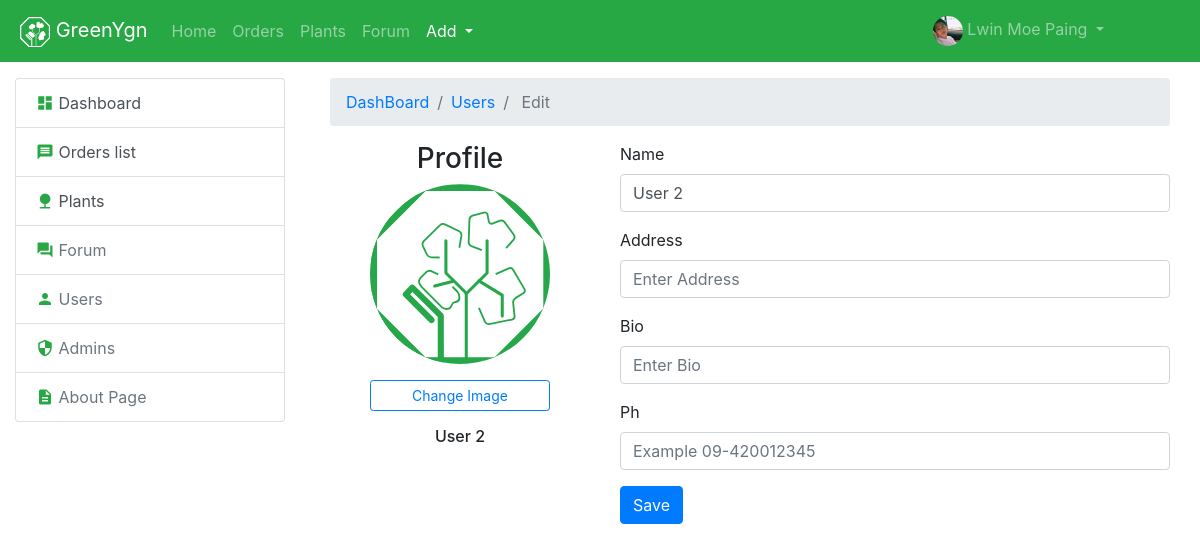
Before: /gyadmin/superadmin/users/edit.php?id=2 (signed in) with the older database file.
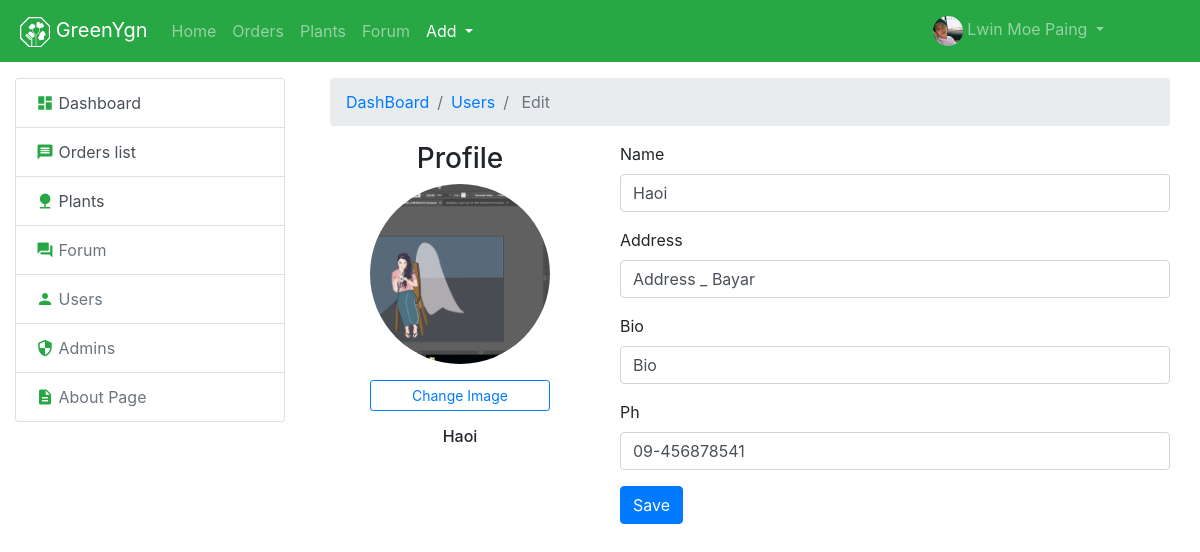
After: the same page with the newer database file.
### tables this page shows
CREATE TABLE `users` (
  `id` int(10) UNSIGNED NOT NULL,
  `name` varchar(80) NOT NULL,
  `email` varchar(150) NOT NULL,
  `image` varchar(200) NOT NULL DEFAULT '/assets/images/logo/greenygn_animate.svg',
  `password` varchar(200) NOT NULL,
  `ph` varchar(20) DEFAULT NULL,
  `address` tinytext,
  `bio` varchar(150) DEFAULT NULL,
  `deleted_at` datetime DEFAULT NULL,
  `created_at` datetime DEFAULT NULL,
  `modified_at` datetime DEFAULT NULL
);

### gyadmin/superadmin/users/functions/edit/getdata.php (called while the page is built)
<?php
if( isset ($_GET['id'] ) && is_numeric($_GET['id'])) {
    $sql = "SELECT * FROM `users` WHERE id = " . $_GET['id'];
    if($result = mysqli_query($conn, $sql)) {
                    $result = (mysqli_fetch_assoc($result));
    }
} else {
    header('Location: ' . '/gyadmin/superadmin/users/');
    die();
}

### gyadmin/superadmin/users/edit.php (the view, shortened to what this page needs)
<?php
    require __DIR__. "/functions/edit/getdata.php";
    require __DIR__ . "/../view/begin_header.php";
    require __DIR__ . "/../view/finish_header.php";
    require __DIR__ . "/../view/nav/navbar.php";
?>
    <div class="container-fluid mt-3">
        <div class="row">
            <div class="col-md-3">
                <?php
                    require __DIR__ . "/../view/left_url_list/left_url_list.php";
                ?>
            </div>
            <div class="col-md-9">
                <div class="container">
                    <nav aria-label="breadcrumb">
                        <ol class="breadcrumb">
                            <li class="breadcrumb-item"><a href="/gyadmin/superadmin/">DashBoard</a></li>
                            <li class="breadcrumb-item"><a href="/gyadmin/superadmin/users/">Users</a></li>
                            <li class="breadcrumb-item active"> Edit </li>
                        </ol>
                    </nav>
                    <div class="row">
                            <div class="col-md-4 justify-content-center">
                                <h3 class="text-center"> Profile </h3>
                                <div class="text-center mb-3">
                                    <div class="TeamImage">
                                        <img src="<?= $result['image'] ?>" alt="Lwin Moe Paing" class="rounded-circle">
                                        <div class="mt-3">
                                            <button type="button" class="btn btn-outline-primary btn-sm btn-block" data-toggle="modal" data-target="#UploadImage">
                                                Change Image
                                            </button>
                                        </div>
                                        <div class="mt-3"> <h6> <?= $result['name'] ?> </h6> </div>
                                    </div>
                                </div>
                            </div>
                            <div class="col-md-8">
                                <form method="POST">
                                    <div class="form-group">
                                      <label for="name">Name</label>
                                      <input value="<?= $result['name'] ?>" name="name" type="text" class="form-control" id="name" placeholder="Enter Name">
                                    </div>
                                    <div class="form-group">
                                      <label for="address">Address</label>
                                      <input value="<?= $result['address'] ?>" name="address" type="text" class="form-control" id="address" placeholder="Enter Address">
                                    </div>
                                    <div class="form-group">
                                      <label for="bio"> Bio </label>
                                      <input value="<?= $result['bio'] ?>" name="bio" type="text" class="form-control" id="bio" placeholder="Enter Bio">
                                    </div>
                                    <div class="form-group">
                                      <label for="ph"> Ph </label>
                                      <input value="<?= $result['ph'] ?>"
                                        class="form-control"
                                        type="tel"
                                        id="ph"
                                        name="ph"
                                        pattern="[0-9]{2}-[0-9]{6,9}"
                                        placeholder="Example 09-420012345"
                                        max=11
                                      >
                                    </div>
                                    <button type="submit" name="edit_submit" class="btn btn-primary"> Save </button>
                                </form>
                            </div>
                    </div>
                </div>
            </div>
        </div>
    </div>
<?php
    require __DIR__ . "/../view/finish_footer.php";
?>

Changed rows visible on the page:
changed users: image: a different picture; name "User 2" → "Haoi"; address (not shown) → "Address _ Bayar"; bio (not shown) → "Bio"; ph (not shown) → "09-456878541"
